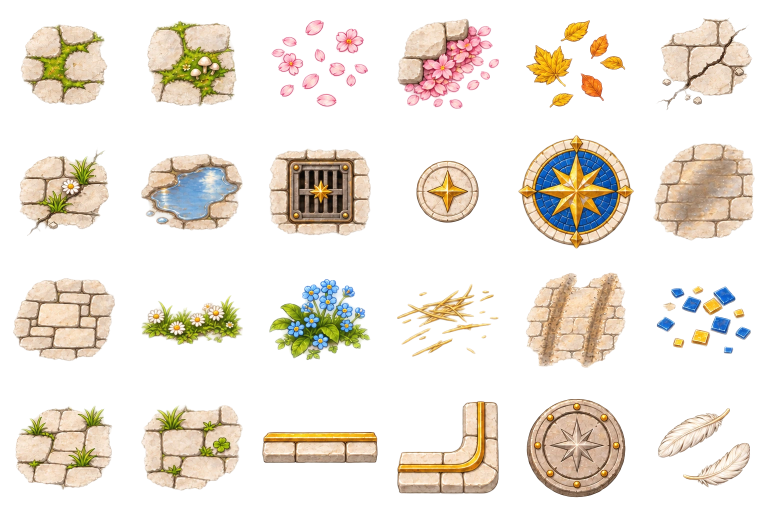
#> input picture dev/art/chatgpt_job/astra_makeover/src/decals.webp, 1536 x 1024 px, given in place of tex_cobble.png, which was not available (shown at 1/2 size)
$ python texfix.py src src/gardens.webp
#> lines starting #> are read from the running program, lines starting #| are printed output that depends on the picture; after the words box and inside, x2 and y2 are one past the last pixel; in counts of white or black regions, pixels touching at a corner belong together
"""แก้ลายพื้นที่ ChatGPT ทำมาแบบพลิกกระจก 4 ทิศ → tile ใหม่ที่ต่อกันไร้รอยและไม่สมมาตร
   · หินปูถนน/หญ้า/ฟ้า: image quilting แบบวนรอบ (toroidal) + เส้นตัดต่ำสุด (min-cut) ทุกด้านที่ซ้อน
   · แผ่นหินอ่อนถนนหลวง: ตัดแผ่นหินทีละแผ่นแล้วเรียงใหม่แบบสุ่ม (running bond) ให้แถวต่อกันเป็นวง
   ใช้: python3 -I texfix.py <dir ภาพดิบ> <dir ผลลัพธ์>"""
import sys, os
import numpy as np
from PIL import Image
SRC, OUT = sys.argv[1], sys.argv[2]
rng = np.random.default_rng(653)

def load(n):
#> called with n = 'tex_cobble'
    return np.array(Image.open(os.path.join(SRC, n + '.png')).convert('RGB')).astype(np.float32)
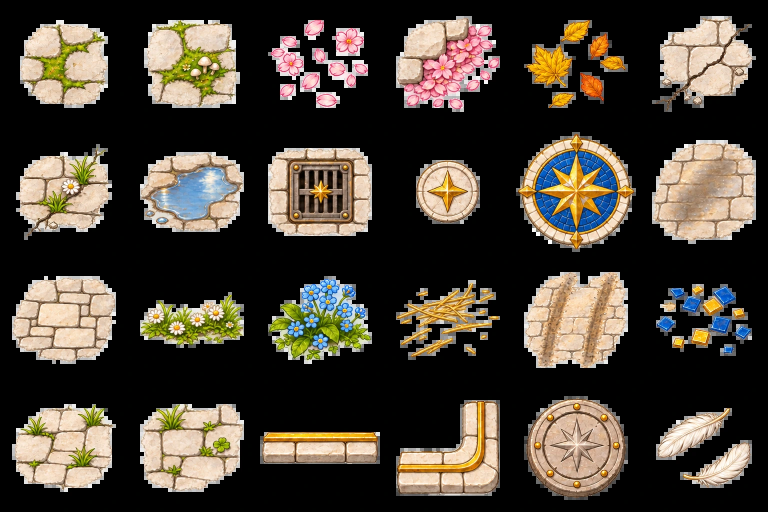
#> returned value: shape (1024, 1536, 3) float32 (shown at 1/2 size); mean of channels 0, 1, 2 73.2, 65.3, 54.5; drawn as R, G, B

def mincut_v(err):
    """เส้นตัดแนวตั้งผ่าน err (H×w) คืนคอลัมน์ต่อแถว"""
    H, w = err.shape
    c = err.copy()
    for y in range(1, H):
        p = c[y - 1]
        l = np.r_[np.inf, p[:-1]]
        r = np.r_[p[1:], np.inf]
        c[y] += np.minimum(np.minimum(l, p), r)
    path = np.zeros(H, int)
    path[-1] = int(np.argmin(c[-1]))
    for y in range(H - 2, -1, -1):
        x = path[y + 1]
        lo, hi = max(0, x - 1), min(w, x + 2)
        path[y] = lo + int(np.argmin(c[y, lo:hi]))
    return path

def quilt(src, N, B, O, valid, K=500, tol=1.12):
    """ทำ texture ขนาด N×N ต่อกันไร้รอยแบบวนรอบ จาก src · valid(y,x)=ตำแหน่งบนซ้ายของแพตช์ที่ใช้ได้"""
#> called with N = 960, B = 160, O = 40, K = 500, tol = 1.12
    st = B - O
    assert N % st == 0
    n = N // st
    out = np.zeros((N, N, 3), np.float32)
    fill = np.zeros((N, N), bool)
    H, W = src.shape[:2]
#> H = 1024; W = 1536
    cand = np.array([(y, x) for y in range(0, H - B, 4) for x in range(0, W - B, 4) if valid(y, x)])
    for j in range(n):
        for i in range(n):
            ys = (np.arange(B) + j * st) % N
            xs = (np.arange(B) + i * st) % N
            E = out[np.ix_(ys, xs)]
            F = fill[np.ix_(ys, xs)]
            pick = cand[rng.choice(len(cand), min(K, len(cand)), replace=False)]
            if F.any():
                errs = np.array([(((src[y:y + B, x:x + B] - E) ** 2).sum(2) * F).sum() for y, x in pick])
                m = errs.min()
                ok = np.flatnonzero(errs <= m * tol + 1e-6)
                y, x = pick[rng.choice(ok)]
            else:
                y, x = pick[0]
            P = src[y:y + B, x:x + B]
            e = ((P - E) ** 2).sum(2)
            new = np.ones((B, B), bool)
            # ซ้าย / ขวา / บน / ล่าง ที่มีของเดิม → ตัดตามเส้นต่ำสุด
            if F[:, :O].all():
                p = mincut_v(e[:, :O])
                new &= np.arange(B)[None, :] >= p[:, None]
            if F[:, B - O:].all():
                p = mincut_v(e[:, B - O:]) + B - O
                new &= np.arange(B)[None, :] <= p[:, None]
            if F[:O, :].all():
                p = mincut_v(e[:O, :].T)
                new &= np.arange(B)[:, None] >= p[None, :]
            if F[B - O:, :].all():
                p = mincut_v(e[B - O:, :].T) + B - O
                new &= np.arange(B)[:, None] <= p[None, :]
            new |= ~F
            # ขอบตัดนุ่ม 1px ลดรอยหยัก
            R = np.where(new[..., None], P, E)
            out[np.ix_(ys, xs)] = R
            fill[np.ix_(ys, xs)] = True
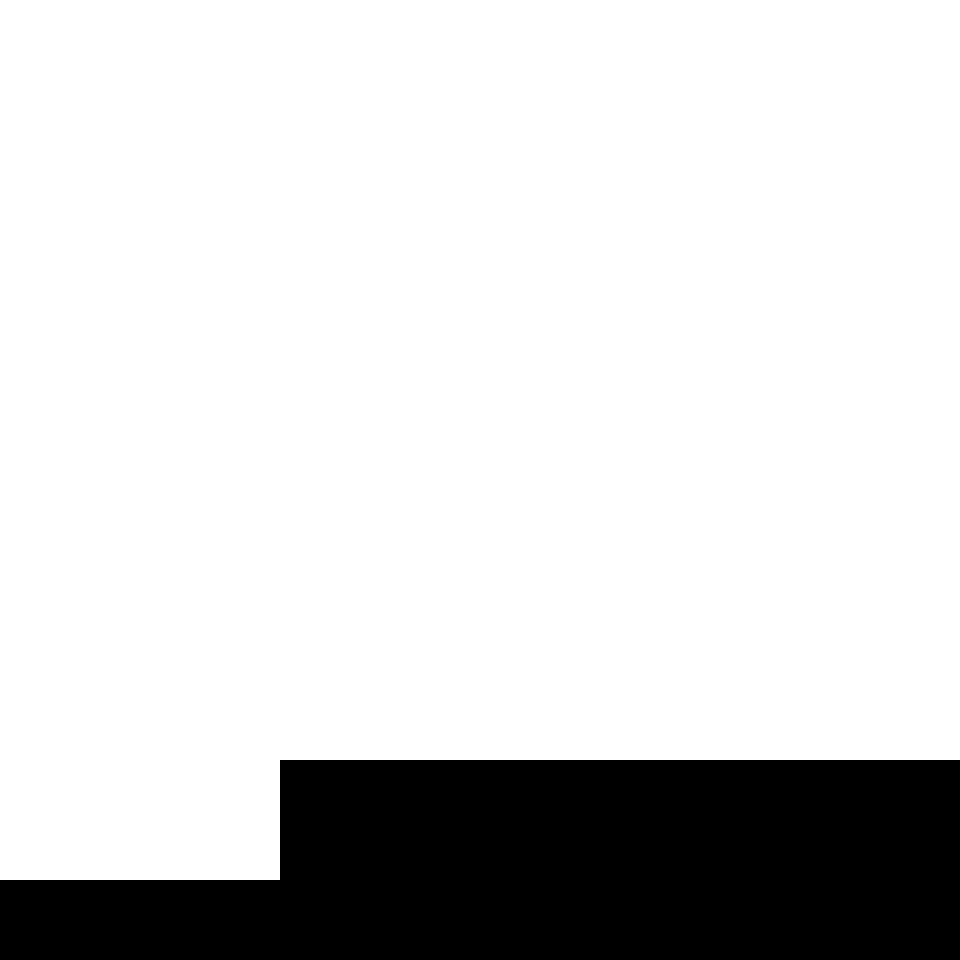
#> fill: shape (960, 960) bool; 82.8% white; 1 black region, box (x1, y1, x2, y2) and area: (0, 760, 960, 960) 158400
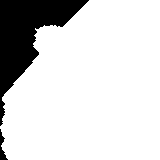
#> new: shape (160, 160) bool; 84% white; 2 black regions, box (x1, y1, x2, y2) and area: (0, 0, 89, 126) 3988, (0, 129, 8, 160) 104
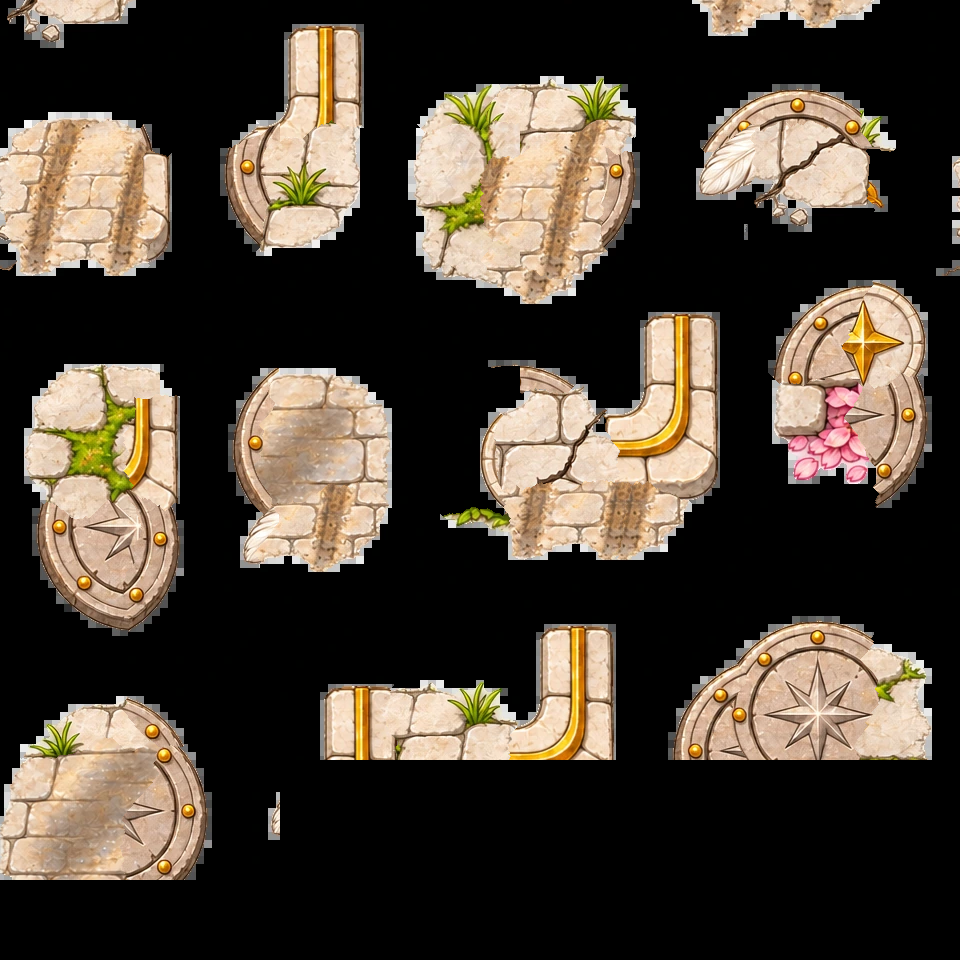
#> out: shape (960, 960, 3) float32; mean R, G, B 74.4, 64.4, 53
    return out

def away(lim, c=512, m=56):
    """ไม่เอาแพตช์ที่คร่อมแกนกระจก (x/y = 512) · ภาพต้นฉบับ 1024"""
    def f(y, x):
        return not (y < c + m and y + lim > c - m) and not (x < c + m and x + lim > c - m)
    return f

def save(a, n, q=86):
    Image.fromarray(np.clip(a, 0, 255).astype(np.uint8)).save(os.path.join(OUT, n), quality=q, method=6)

def check(a):
    return round(float(np.abs(a[:, 0] - a[:, -1]).mean()), 1), round(float(np.abs(a[0] - a[-1]).mean()), 1), round(float(np.abs(a[:, :a.shape[1] // 2] - a[:, a.shape[1] // 2:][:, ::-1]).mean()), 1)

# --- หินปูถนน / หญ้า / ฟ้า ---
import os as _o
ONLY=_o.environ.get('ONLY')
for name, B, O, N, tol in [('tex_cobble', 160, 40, 960, 1.12), ('tex_lawn', 160, 40, 960, 1.12), ('sky_below', 240, 80, 960, 4.0)]:
    if ONLY and ONLY!=name: continue
    src = load(name)
#> (the run stopped early here; a loop or call above may not have finished)
